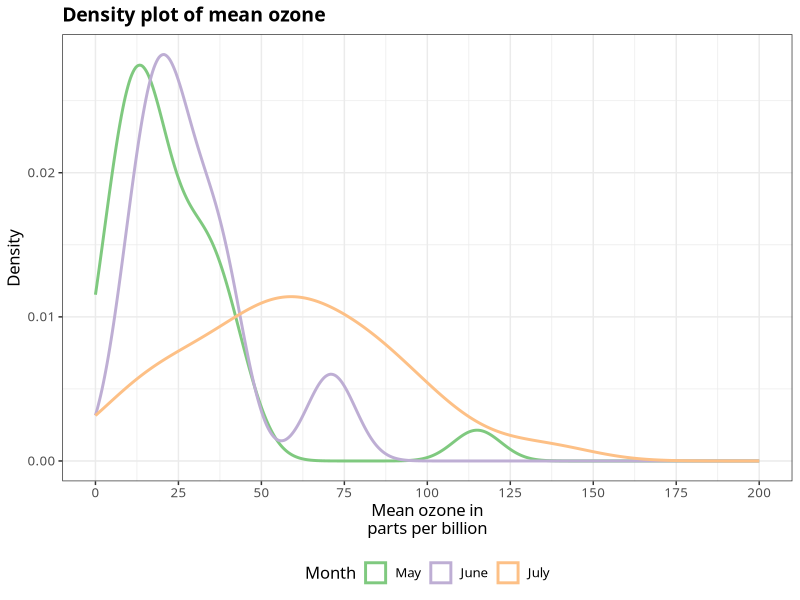
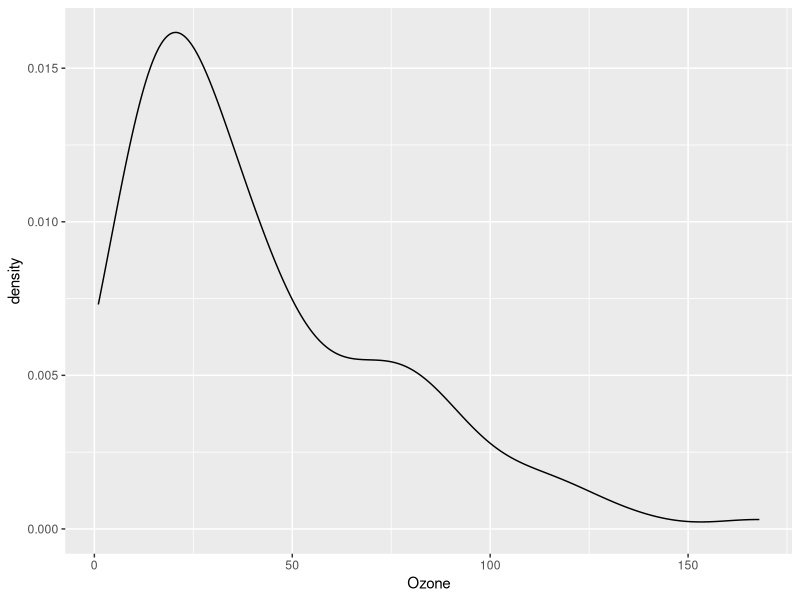
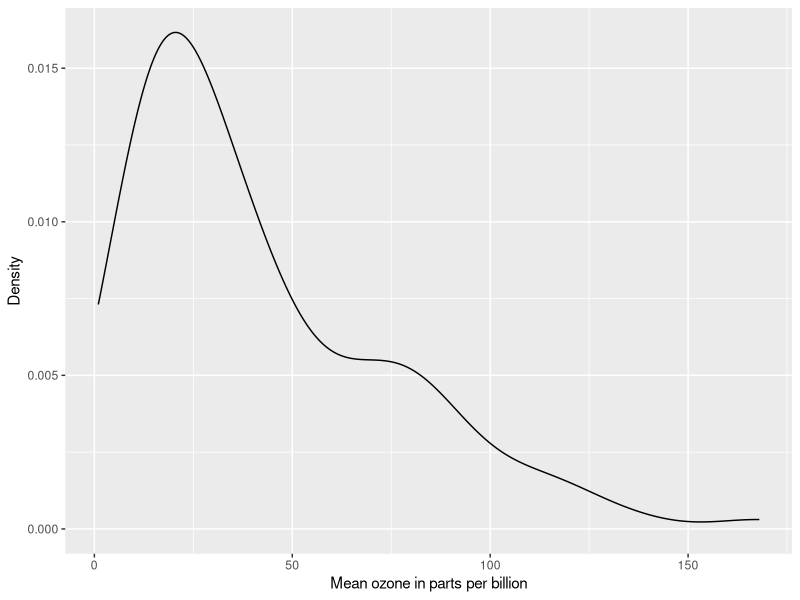
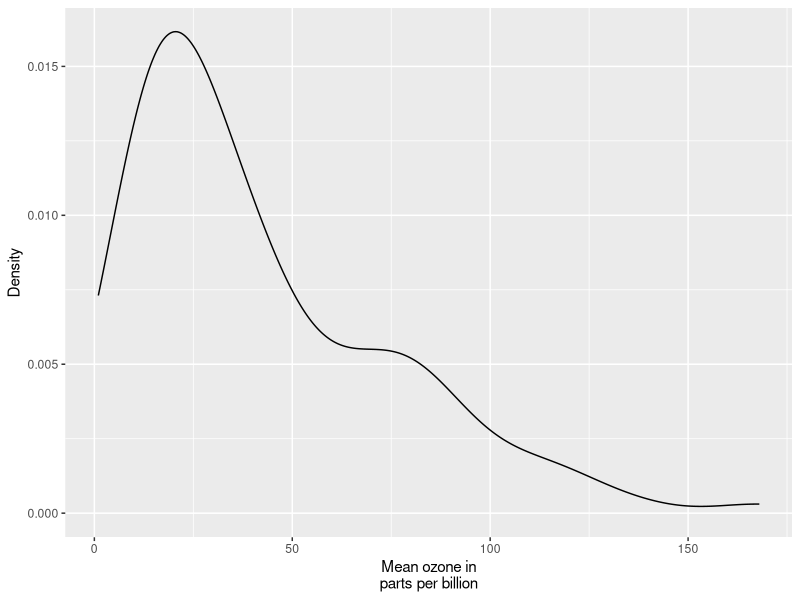
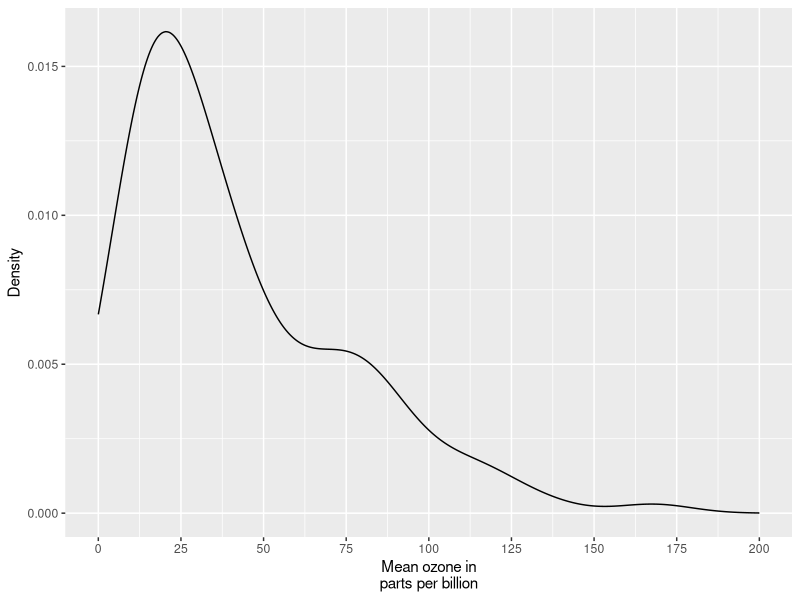
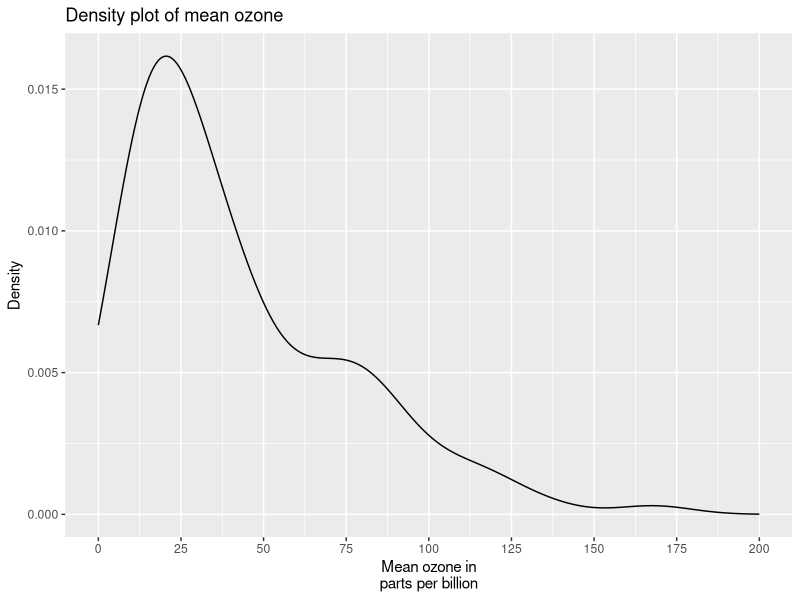
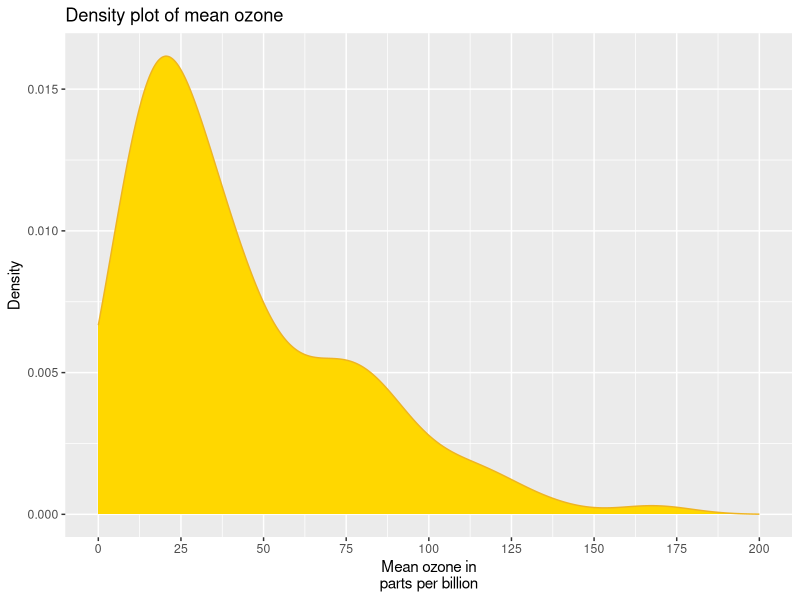
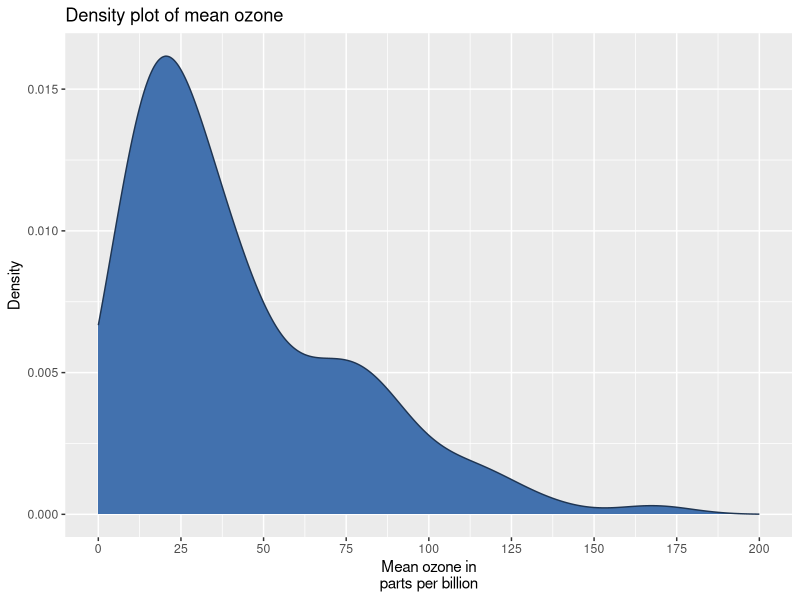

R code for these plots, in order: (Note: this script raises an error after producing the figures.)
## ---- chunk 1
knitr::opts_chunk$set(message = F, error = F, warning = F, comment = NA, fig.align = 'center', dpi = 100, fig.width=6, fig.height=5, tidy = F, cache.path = '.cache/', fig.path = '8_Density_Plots/')
## ---- chunk 2
rm(list = ls())
library(datasets)
library(ggplot2)

data(airquality)
## ---- chunk 3
library(RColorBrewer)

airquality_trimmed <- airquality[which(airquality$Month == 5 |
                                       airquality$Month == 6 |
                                       airquality$Month == 7), ]
airquality_trimmed$Month.f <- factor(airquality_trimmed$Month, 
                                     labels = c("May", "June", "July"))

ggplot(airquality_trimmed, aes(x = Ozone, colour = Month.f)) + 
      geom_density(position="identity", fill = NA, size = 1) +
      scale_x_continuous(name = "Mean ozone in\nparts per billion",
                         breaks = seq(0, 200, 25),
                         limits=c(0, 200)) +
      scale_y_continuous(name = "Density") +
      ggtitle("Density plot of mean ozone") +
      scale_colour_brewer(palette="Accent") +
      labs(colour = "Month") +
      theme_bw() +
      theme(legend.position = "bottom",
            plot.title = element_text(size = 14, family = "Tahoma", face = "bold"), 
            text = element_text(size = 12, family = "Tahoma"))
## ---- chunk 4
p8 <- ggplot(airquality, aes(x = Ozone)) + geom_density()
p8
## ---- chunk 5
p8 <- p8 + scale_x_continuous(name = "Mean ozone in parts per billion") +
      scale_y_continuous(name = "Density")
p8
## ---- chunk 6
p8 <- p8 + scale_x_continuous(name = "Mean ozone in\nparts per billion")
p8
## ---- chunk 7
p8 <- p8 + scale_x_continuous(name = "Mean ozone in\nparts per billion",
                              breaks = seq(0, 200, 25),
                              limits=c(0, 200))
p8
## ---- chunk 8
p8 <- p8 + ggtitle("Density plot of mean ozone")
p8
## ---- chunk 9
fill <- "gold1"
line <- "goldenrod2"

p8 <- ggplot(airquality, aes(x = Ozone)) + 
      geom_density(fill = fill, colour = line) +
      scale_x_continuous(name = "Mean ozone in\nparts per billion",
                         breaks = seq(0, 200, 25),
                         limits=c(0, 200)) +
      scale_y_continuous(name = "Density") +
      ggtitle("Density plot of mean ozone")
p8
## ---- chunk 10
fill <- "#4271AE"
line <- "#1F3552"

p8 <- ggplot(airquality, aes(x = Ozone)) + 
      geom_density(fill = fill, colour = line) +
      scale_x_continuous(name = "Mean ozone in\nparts per billion",
                         breaks = seq(0, 200, 25),
                         limits=c(0, 200)) +
      scale_y_continuous(name = "Density") +
      ggtitle("Density plot of mean ozone")
p8
## ---- chunk 11
p8 <- ggplot(airquality, aes(x = Ozone)) + 
      geom_density(fill = fill, colour = line,
                   alpha = 0.6) +
      scale_x_continuous(name = "Mean ozone in\nparts per billion",
                         breaks = seq(0, 200, 25),
                         limits=c(0, 200)) +
      scale_y_continuous(name = "Density") +
      ggtitle("Density plot of mean ozone")
p8
## ---- chunk 12
p8 <- p8 + theme_bw()
p8
## ---- chunk 13
p8 <- ggplot(airquality, aes(x = Ozone)) + 
      geom_density(colour = "black", fill = "#56B4E9") +
      scale_x_continuous(name = "Mean ozone in\nparts per billion",
                         breaks = seq(0, 200, 25),
                         limits=c(0, 200)) +
      scale_y_continuous(name = "Density") +
      ggtitle("Density plot of mean ozone") +
      theme(axis.line.x = element_line(size=.5, colour = "black"),
            axis.line.y = element_line(size=.5, colour = "black"), 
            axis.text.x=element_text(colour="black", size = 9), 
            axis.text.y=element_text(colour="black", size = 9),
            panel.grid.major = element_line(colour = "#d3d3d3"), 
            panel.grid.minor = element_blank(), 
            panel.border = element_blank(), panel.background = element_blank(),
            plot.title = element_text(family = "xkcd-Regular"),
            text=element_text(family="xkcd-Regular"))
p8
## ---- chunk 14
library(ggthemes)
library(grid)

fill <- "#4271AE"
line <- "#1F3552"

p8 <- ggplot(airquality, aes(x = Ozone)) + 
      geom_density(fill = fill, colour = line) +
      scale_x_continuous(name = "Mean ozone in\nparts per billion",
                         breaks = seq(0, 200, 25),
                         limits=c(0, 200)) +
      scale_y_continuous(name = "Density") +
      ggtitle("Density plot of mean ozone") +
      theme_economist() +
      theme(axis.line.x = element_line(size=.5, colour = "black"),
            axis.line.y = element_line(size=.5, colour = "black"), 
            axis.text.x=element_text(colour="black", size = 9), 
            axis.text.y=element_text(colour="black", size = 9),
            panel.grid.major = element_line(colour = "#d3d3d3"), 
            panel.grid.minor = element_blank(), 
            panel.border = element_blank(), panel.background = element_blank(),
            plot.title = element_text(family = "OfficinaSanITC-Book"),
            text=element_text(family="OfficinaSanITC-Book"))
p8
## ---- chunk 15
library(grid) 

fill <- "#4271AE"
lines <- "#1F3552"

p8 <- ggplot(airquality, aes(x = Ozone)) + 
      geom_density(colour = lines, fill = fill, size = 1) +
      scale_x_continuous(name = "Mean ozone in\nparts per billion",
                            breaks = seq(0, 200, 25),
                            limits=c(0, 200)) +
      scale_y_continuous(name = "Density") +
      ggtitle("Density plot of mean ozone") +
      theme(axis.line.x = element_line(size=.5, colour = "black"),
            axis.line.y = element_line(size=.5, colour = "black"),
            axis.text.x=element_text(colour="black", size = 9), 
            axis.text.y=element_text(colour="black", size = 9), 
            legend.position = "bottom", legend.position = "horizontal",
            panel.grid.major = element_line(colour = "#d3d3d3"), 
            panel.grid.minor = element_blank(), 
            panel.border = element_blank(), panel.background = element_blank(),
            plot.title = element_text(size = 14, family = "Tahoma", face = "bold"),
            text=element_text(family="Tahoma"))
p8
## ---- chunk 16
fill <- "#4271AE"
line <- "#1F3552"

p8 <- p8 + geom_vline(xintercept = 75, size = 1, colour = "#FF3721", 
                      linetype = "dashed")
p8
## ---- chunk 17
airquality_trimmed <- airquality[which(airquality$Month == 5 |
                                       airquality$Month == 6 |
                                       airquality$Month == 7), ]
airquality_trimmed$Month.f <- factor(airquality_trimmed$Month, 
                                     labels = c("May", "June", "July"))

p8 <- ggplot(airquality_trimmed, aes(x = Ozone)) + 
      geom_density(fill = fill, colour = line,
                   alpha = 0.6) +
      scale_x_continuous(name = "Mean ozone in\nparts per billion",
                         breaks = seq(0, 200, 50),
                         limits=c(0, 200)) +
      scale_y_continuous(name = "Density") +
      ggtitle("Density plot of mean ozone") +
      facet_grid(. ~ Month.f) +
      theme_bw() +
      theme(plot.title = element_text(size = 14, family = "Tahoma", face = "bold"), 
            text = element_text(size = 12, family = "Tahoma"))
p8
## ---- chunk 18
p8 <- ggplot(airquality_trimmed, aes(x = Ozone)) + 
      stat_density(aes(ymax = ..density..,  ymin = -..density..),
                   geom = "ribbon", 
                   fill = fill, colour = line, alpha = 0.6,
                   position = "identity") +
      scale_x_continuous(name = "Mean ozone in\nparts per billion",
                         breaks = seq(0, 200, 25),
                         limits=c(0, 200)) +
      scale_y_continuous(name = "Density",
                         breaks = seq(-0.03, 0.03, 0.03)) +
      ggtitle("Density plot of mean ozone") +
      facet_grid(. ~ Month.f) +
      coord_flip() +
      theme_bw() +
      theme(plot.title = element_text(size = 14, family = "Tahoma", face = "bold"), 
            text = element_text(size = 12, family = "Tahoma"))
p8
## ---- chunk 19
library(RColorBrewer)

p8 <- ggplot(airquality_trimmed, aes(x = Ozone, fill = Month.f)) + 
      geom_density(position="identity", alpha=0.6) +
      scale_x_continuous(name = "Mean ozone in\nparts per billion",
                         breaks = seq(0, 200, 25),
                         limits=c(0, 200)) +
      scale_y_continuous(name = "Density") +
      ggtitle("Density plot of mean ozone") +
      scale_fill_brewer(palette="Accent") +
      theme_bw() +
      theme(plot.title = element_text(size = 14, family = "Tahoma", face = "bold"), 
            text = element_text(size = 12, family = "Tahoma"))
p8
## ---- chunk 20
p8 <- ggplot(airquality_trimmed, aes(x = Ozone, fill = Month.f)) + 
      geom_density(position = "stack", alpha = 0.6) +
      scale_x_continuous(name = "Mean ozone in\nparts per billion",
                         breaks = seq(0, 200, 25),
                         limits=c(0, 200)) +
      scale_y_continuous(name = "Density") +
      ggtitle("Density plot of mean ozone") +
      scale_fill_brewer(palette="Accent") +
      theme_bw() +
      theme(plot.title = element_text(size = 14, family = "Tahoma", face = "bold"), 
            text = element_text(size = 12, family = "Tahoma"))
p8
## ---- chunk 21
p8 <- ggplot(airquality_trimmed, aes(x = Ozone, colour = Month.f)) + 
      geom_density(position="identity", fill = NA, size = 1) +
      scale_x_continuous(name = "Mean ozone in\nparts per billion",
                         breaks = seq(0, 200, 25),
                         limits=c(0, 200)) +
      scale_y_continuous(name = "Density") +
      ggtitle("Density plot of mean ozone") +
      scale_colour_brewer(palette="Accent") +
      theme_bw() +
      theme(plot.title = element_text(size = 14, family = "Tahoma", face = "bold"), 
            text = element_text(size = 12, family = "Tahoma"))
p8
## ---- chunk 22
p8 <- ggplot(airquality_trimmed, aes(x = Ozone, colour = Month.f)) + 
      geom_density(position="identity", fill = NA, size = 1) +
      scale_x_continuous(name = "Mean ozone in\nparts per billion",
                         breaks = seq(0, 200, 25),
                         limits=c(0, 200)) +
      scale_y_continuous(name = "Density") +
      ggtitle("Density plot of mean ozone") +
      scale_colour_brewer(palette="Accent") +
      labs(colour = "Month") +
      theme_bw() +
      theme(legend.position = "bottom",
            plot.title = element_text(size = 14, family = "Tahoma", face = "bold"), 
            text = element_text(size = 12, family = "Tahoma"))
p8
